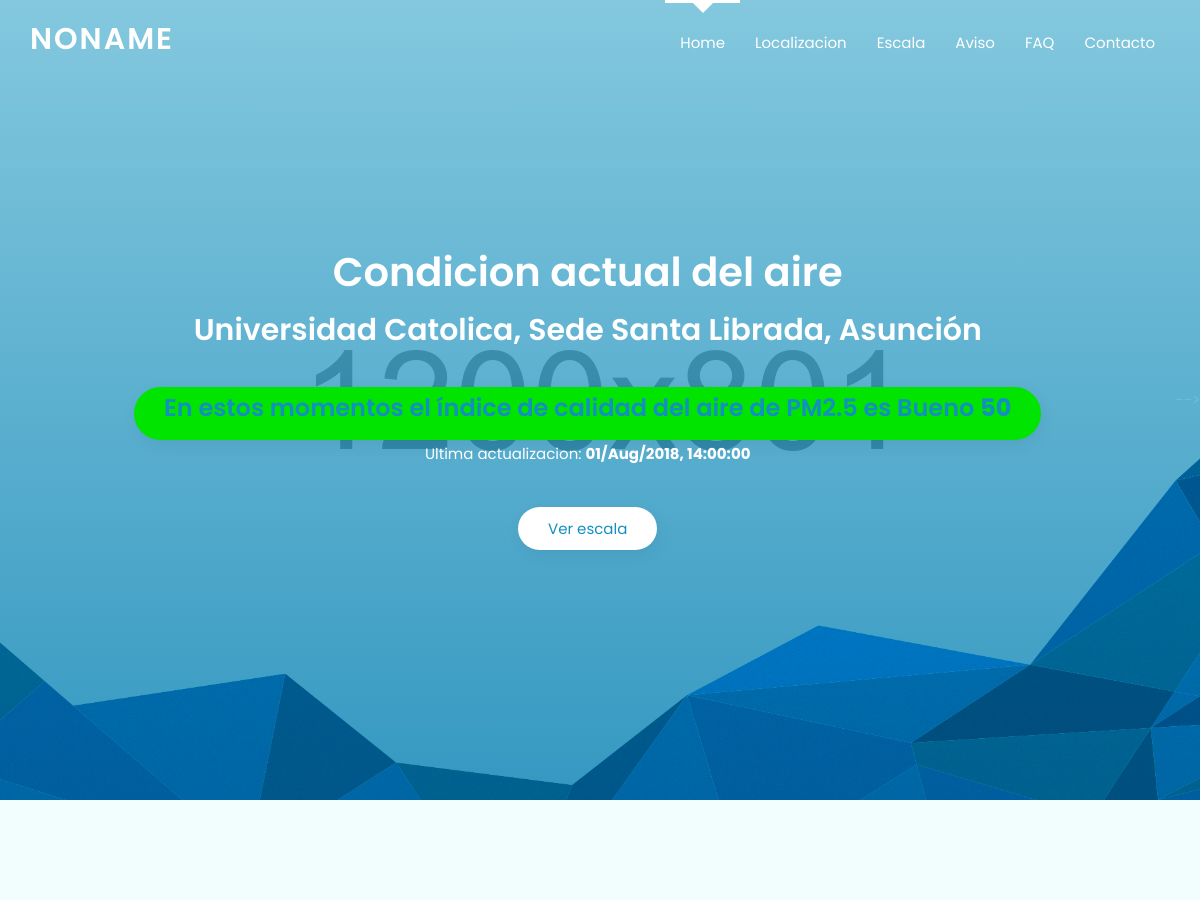
Before: / (upper part) with the older database file.
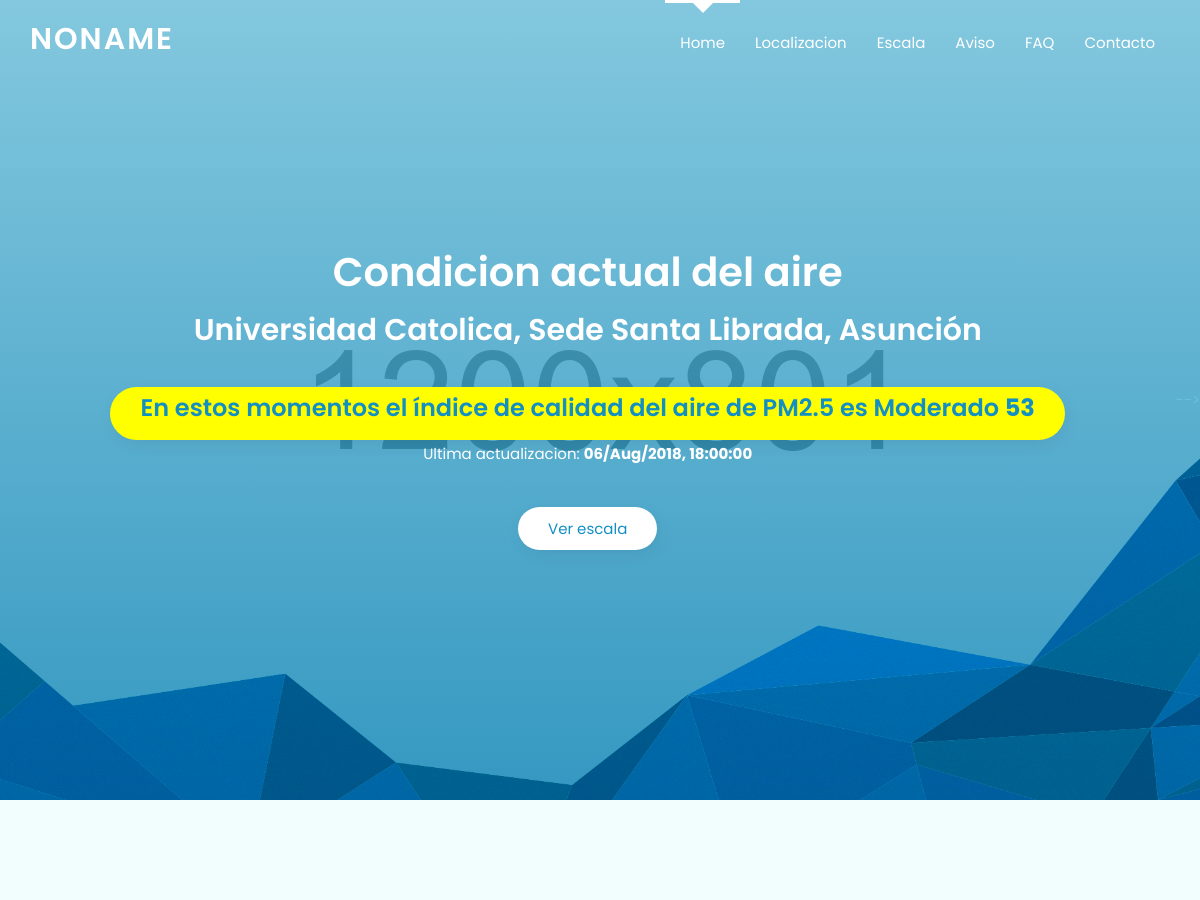
After: the same page with the newer database file.
### polls/models.py (models this page shows)
class LiteralSettings(models.Model):
    class Meta:
        verbose_name = 'Configuracion literal'
        verbose_name_plural = 'Configuraciones literales'
    name  = models.CharField(max_length=255)
    value = models.TextField()

class AQIRange(models.Model):
    class Meta:
        verbose_name = 'Rango de calidad de Aire'
        verbose_name_plural = 'Rangos de calidad de Aire'
    clow = models.FloatField()
    chigh = models.FloatField()
    ilow = models.FloatField()
    ihigh = models.FloatField()
    category = models.CharField(max_length=250)
    category_descriptor = models.TextField()
    color = models.CharField(max_length=150)

class AQINowCastHistory(models.Model):
    class Meta:
        verbose_name = 'ICA de hora'
        verbose_name_plural = 'Historial ICA'
    timestamp = models.DateTimeField();
    data = models.FloatField()

### front/views.py (the view)
# urls.py: path('', views.index, name='index'),
def index(request):
    aqi = AQINowCastHistory.objects.all().last()
    template = loader.get_template('front/index.html')
    context = {
        'list_faq': Faq.objects.all(),
        'list_aqirange': AQIRange.objects.all(),
        'aqi': AQINowCastHistory.objects.all().last(),
        'aqi_info' : AQIRange.objects.all().filter(ilow__lte=int(aqi.data),ihigh__gte=int(aqi.data)).first(),
        'aviso_uso_title': LiteralSettings.objects.all().filter(name='aviso_uso_title').first().value,
        'aviso_uso_body': LiteralSettings.objects.all().filter(name='aviso_uso_body').first().value,
        'localizacion_title': LiteralSettings.objects.all().filter(name='localizacion_title').first().value,
        'localizacion_body': LiteralSettings.objects.all().filter(name='localizacion_body').first().value,
        'home_ica_pm25_message': LiteralSettings.objects.all().filter(name='home_ica_pm25_message').first().value
    }
    return HttpResponse(template.render(context, request))

### front/templates/front/index.html (shortened to what this page needs)
<!doctype html>
<html class="no-js" lang="zxx">
{% load staticfiles %}
<head>
    <link rel="stylesheet" href="{% static "css/bootstrap.min.css" %}">
    <link rel="stylesheet" href="{% static "css/owl.carousel.min.css" %}">
    <link rel="stylesheet" href="{% static "css/themify-icons.css" %}">
    <link rel="stylesheet" href="{% static "css/magnific-popup.css" %}">
    <link rel="stylesheet" href="{% static "css/animate.css" %}">
    <link rel="stylesheet" href="{% static "css/normalize.css" %}">
    <link rel="stylesheet" href="{% static "style.css" %}">
    <link rel="stylesheet" href="{% static "css/responsive.css" %}">
</head>
<body data-spy="scroll" data-target="#primary-menu">
    <div class="mainmenu-area" data-spy="affix" data-offset-top="100">
        <div class="container">
            <div class="navbar-header">
                <a href="#" class="navbar-brand logo">
                    <h2>NoName</h2>
                </a>
            </div>
            <nav class="collapse navbar-collapse" id="primary-menu">
                <ul class="nav navbar-nav navbar-right">
                    <li class="active"><a href="#home-page">Home</a></li>
                    <li><a href="#team-page">Localizacion</a></li>
                    <li><a href="#feature-page">Escala</a></li>
                      <li><a href="#price-page">Aviso</a></li>
                    <li><a href="#faq-page">FAQ</a></li>
                    <li><a href="#contact-page">Contacto</a></li>
                </ul>
            </nav>
        </div>
    </div>
    <header class="header-area overlay full-height relative v-center" id="home-page">
        <div class="container">
            <div class="row v-center">
                <div class="col-xs-12 col-md-12 header-text text-center">
                    <h2>Condicion actual del aire</h2>
                    <h1>Universidad Catolica, Sede Santa Librada, Asunción</h1>
                    <a href="#" class="button white" style="background-color:{{aqi_info.color}};"><h3>{{home_ica_pm25_message}} {{aqi_info.category}} <strong>{{aqi.data|floatformat:"0"}}</h3></strong></a>
                    <p>Ultima actualizacion: <strong>{{aqi.timestamp|date:'d/M/Y, H:i:s'}}</strong></p>
                    <a href="#feature-page" class="button white" >Ver escala</a>
                </div>
                      </div>
                    </div>-->
    </header>
    <section class="section-padding gray-bg" id="team-page">
    </section>
</body>
</html>

### polls/static/style.css (style rules this page uses)
a { text-decoration: none; outline: none; -webkit-transition: 0.4s; transition: 0.4s; color: #333333; }
h1, h2, h3, h4, h5, h6 { margin: 0 0 10px; font-weight: 600; }
html, body { height: 100% }
body { font-family: 'Poppins', sans-serif; font-weight: 400; font-size: 15px; line-height: 1.8; color: #515656; }
.full-height { width: 100%; height: 100vh; }
.relative { position: relative; }
.v-center { display: -webkit-box; display: -ms-flexbox; display: flex; -webkit-box-align: center; -ms-flex-align: center; align-items: center; -ms-flex-line-pack: center; align-content: center; -ms-flex-wrap: wrap; flex-wrap: wrap }
.section-padding { padding: 120px 0; }
.overlay:before, .sky-bg { background: #75cbe7; background: -webkit-gradient(linear, left top, left bottom, from(#75cbe7), to(#138fc2)); background: linear-gradient(to bottom, #75cbe7 0%, #138fc2 100%); filter: progid:DXImageTransform.Microsoft.gradient( startColorstr='#75cbe7', endColorstr='#138fc2', GradientType=0); color: #ffffff; }
.gray-bg { background-color: #f2fefe; }
.button { display: inline-block; padding: 8px 30px; border-radius: 50px; color: #ffffff; background-color: #2f60c3; -webkit-transition: 0.3s; transition: 0.3s; border: none; -webkit-box-shadow: 2px 5px 20px -5px rgba(0, 0, 0, 0.1); box-shadow: 2px 5px 20px -5px rgba(0, 0, 0, 0.1); }
.button.white, .button:hover { background-color: #ffffff; color: #138fc2; }
.mainmenu-area { position: fixed; left: 0; top: 0; width: 100%; z-index: 9999999; -webkit-transition: 0.3s; transition: 0.3s; }
.overlay, .overlay a, .mainmenu-area a { color: #ffffff; }
.mainmenu-area .logo { text-transform: uppercase; letter-spacing: 2px; height: inherit; margin-top: 8px; padding-left: 0; }
.mainmenu-area .logo h2 { margin-bottom: 0; }
.mainmenu-area #primary-menu > ul > li > a { background: none; padding: 30px 15px; position: relative; border-top: 3px solid transparent; text-align: center; }
.mainmenu-area #primary-menu > ul > li > a:before { content: ""; position: absolute; left: 50%; -webkit-transform: translateX(-50%); transform: translateX(-50%); top: -10px; width: 0; height: 0; border-right: 10px solid transparent; border-left: 10px solid transparent; border-top: 10px solid #ffffff; opacity: 0; -webkit-transition: 0.3s; transition: 0.3s; }
.mainmenu-area #primary-menu > ul > li > a:hover:before, .mainmenu-area #primary-menu > ul > li.active > a:before { opacity: 1; top: 0; }
.mainmenu-area #primary-menu ul li.active a, .mainmenu-area #primary-menu ul li a:hover { border-top: 3px solid #ffffff; }
.client-area, .header-area { background: #000000 url('images/parallax-2.jpg') no-repeat scroll center center / cover; }
.overlay { position: relative; }
.overlay:before { content: ""; position: absolute; left: 0; top: 0; width: 100%; height: 100%; opacity: 0.8 }
.header-text h2 { margin-bottom: 20px; font-size: 40px; }
.header-text .button { margin-top: 30px; }

Changed rows visible on the page:
no longer on this page (row unchanged): AQIRange: category "Bueno"
no longer on this page (row unchanged): AQINowCastHistory: data "50", timestamp "01/Aug/2018, 14:00:00"
now on this page (row unchanged): AQIRange: category "Moderado"
added AQINowCastHistory: data "53", timestamp "06/Aug/2018, 18:00:00"
